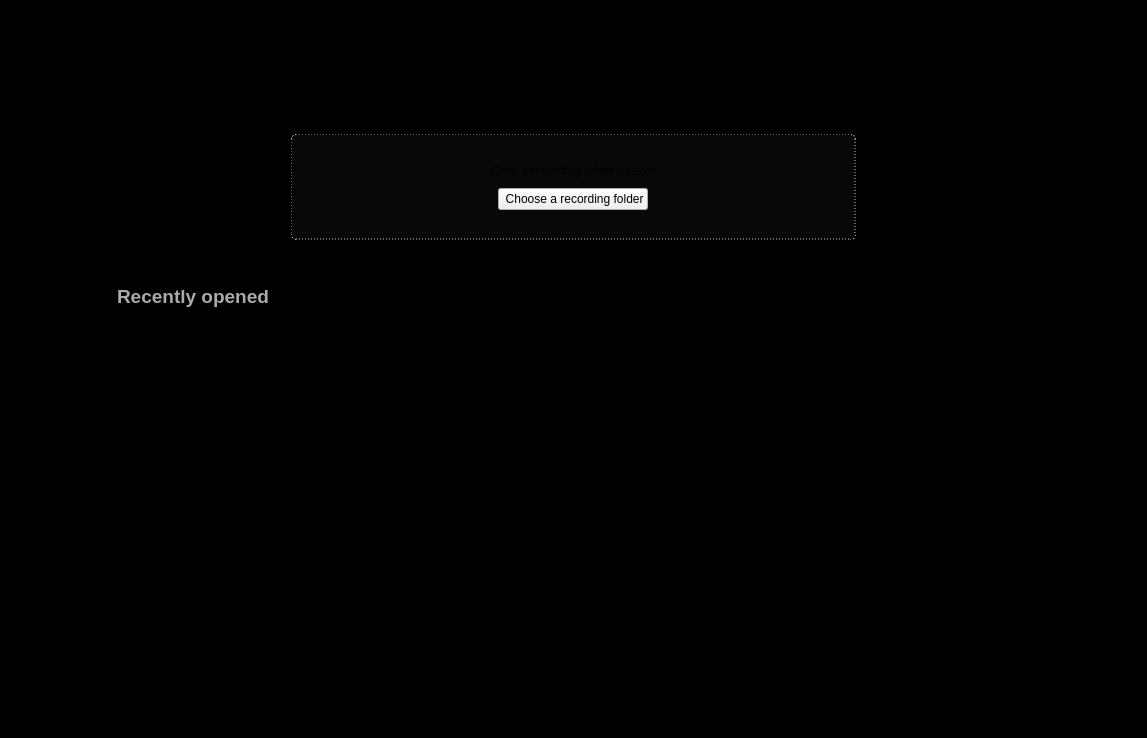
<?xml version="1.0" encoding="UTF-8"?>
<ui version="4.0">
 <class>Splash</class>
 <widget class="QWidget" name="Splash">
  <property name="geometry">
   <rect>
    <x>0</x>
    <y>0</y>
    <width>1147</width>
    <height>738</height>
   </rect>
  </property>
  <property name="acceptDrops">
   <bool>true</bool>
  </property>
  <property name="windowTitle">
   <string>Form</string>
  </property>
  <property name="styleSheet">
   <string notr="true">#content {
background: #000000;
}
#dropbox {
border: 1px dotted #ccc;
border-radius: 5px;
}
</string>
  </property>
  <layout class="QGridLayout" name="gridLayout">
   <property name="leftMargin">
    <number>0</number>
   </property>
   <property name="topMargin">
    <number>0</number>
   </property>
   <property name="rightMargin">
    <number>0</number>
   </property>
   <property name="bottomMargin">
    <number>0</number>
   </property>
   <item row="0" column="0">
    <widget class="QWidget" name="content" native="true">
     <property name="minimumSize">
      <size>
       <width>0</width>
       <height>300</height>
      </size>
     </property>
     <layout class="QVBoxLayout" name="verticalLayout_3" stretch="1,0,3,1">
      <item>
       <widget class="QLabel" name="label">
        <property name="styleSheet">
         <string notr="true">font-size: 30pt; font-weight: bold; margin-bottom: 20px;</string>
        </property>
        <property name="text">
         <string>Welcome to Neon Player!</string>
        </property>
        <property name="alignment">
         <set>Qt::AlignmentFlag::AlignBottom|Qt::AlignmentFlag::AlignHCenter</set>
        </property>
       </widget>
      </item>
      <item>
       <layout class="QHBoxLayout" name="horizontalLayout" stretch="1,2,1">
        <item>
         <spacer name="horizontalSpacer">
          <property name="orientation">
           <enum>Qt::Orientation::Horizontal</enum>
          </property>
          <property name="sizeHint" stdset="0">
           <size>
            <width>40</width>
            <height>20</height>
           </size>
          </property>
         </spacer>
        </item>
        <item>
         <widget class="QWidget" name="dropbox" native="true">
          <property name="sizePolicy">
           <sizepolicy hsizetype="Preferred" vsizetype="Fixed">
            <horstretch>0</horstretch>
            <verstretch>0</verstretch>
           </sizepolicy>
          </property>
          <property name="maximumSize">
           <size>
            <width>870</width>
            <height>16777215</height>
           </size>
          </property>
          <property name="styleSheet">
           <string notr="true">#dropbox { background: #080808; border: 1px dotted #ccc; border-radius: 5px; }</string>
          </property>
          <layout class="QVBoxLayout" name="verticalLayout_2">
           <property name="spacing">
            <number>10</number>
           </property>
           <property name="leftMargin">
            <number>10</number>
           </property>
           <property name="topMargin">
            <number>30</number>
           </property>
           <property name="rightMargin">
            <number>10</number>
           </property>
           <property name="bottomMargin">
            <number>30</number>
           </property>
           <item>
            <widget class="QLabel" name="label_3">
             <property name="text">
              <string>Drop a recording folder here or</string>
             </property>
             <property name="alignment">
              <set>Qt::AlignmentFlag::AlignCenter</set>
             </property>
            </widget>
           </item>
           <item alignment="Qt::AlignmentFlag::AlignHCenter">
            <widget class="QPushButton" name="browse_button">
             <property name="sizePolicy">
              <sizepolicy hsizetype="Maximum" vsizetype="Fixed">
               <horstretch>0</horstretch>
               <verstretch>0</verstretch>
              </sizepolicy>
             </property>
             <property name="text">
              <string> Choose a recording folder</string>
             </property>
             <property name="icon">
              <iconset theme="folder"/>
             </property>
             <property name="flat">
              <bool>false</bool>
             </property>
            </widget>
           </item>
          </layout>
         </widget>
        </item>
        <item>
         <spacer name="horizontalSpacer_2">
          <property name="orientation">
           <enum>Qt::Orientation::Horizontal</enum>
          </property>
          <property name="sizeHint" stdset="0">
           <size>
            <width>40</width>
            <height>20</height>
           </size>
          </property>
         </spacer>
        </item>
       </layout>
      </item>
      <item>
       <layout class="QHBoxLayout" name="recent_h_layout" stretch="1,10,1">
        <item>
         <spacer name="recent_spacer_l">
          <property name="orientation">
           <enum>Qt::Orientation::Horizontal</enum>
          </property>
         </spacer>
        </item>
        <item>
         <widget class="QWidget" name="recent_container" native="true">
          <layout class="QVBoxLayout" name="recent_v_layout">
           <item>
            <widget class="QLabel" name="recent_label">
             <property name="styleSheet">
              <string notr="true">font-size: 14pt; font-weight: bold; color: #aaa; margin-top: 30px;</string>
             </property>
             <property name="text">
              <string>Recently opened</string>
             </property>
            </widget>
           </item>
           <item>
            <widget class="QTableWidget" name="recent_table">
             <property name="styleSheet">
              <string notr="true">QTableWidget { 
    background-color: #000; 
    alternate-background-color: #080808;
    border: none; 
    gridline-color: transparent; 
    color: #ccc; 
    font-size: 11pt;
    outline: 0;
}
QTableWidget::item { 
    padding: 10px; 
    border-bottom: 1px solid #222;
}
QTableWidget::item:hover {
    background-color: #111;
}
QHeaderView::section {
    background-color: #000;
    color: #888;
    padding: 5px;
    border: none;
    border-bottom: 2px solid #333;
    font-weight: bold;
    font-size: 10pt;
}
</string>
             </property>
             <property name="editTriggers">
              <set>QAbstractItemView::EditTrigger::NoEditTriggers</set>
             </property>
             <property name="alternatingRowColors">
              <bool>true</bool>
             </property>
             <property name="selectionMode">
              <enum>QAbstractItemView::SelectionMode::SingleSelection</enum>
             </property>
             <property name="selectionBehavior">
              <enum>QAbstractItemView::SelectionBehavior::SelectRows</enum>
             </property>
             <property name="showGrid">
              <bool>false</bool>
             </property>
             <property name="sortingEnabled">
              <bool>true</bool>
             </property>
             <attribute name="horizontalHeaderStretchLastSection">
              <bool>true</bool>
             </attribute>
             <attribute name="verticalHeaderVisible">
              <bool>false</bool>
             </attribute>
            </widget>
           </item>
          </layout>
         </widget>
        </item>
        <item>
         <spacer name="recent_spacer_r">
          <property name="orientation">
           <enum>Qt::Orientation::Horizontal</enum>
          </property>
         </spacer>
        </item>
       </layout>
      </item>
      <item>
       <widget class="QLabel" name="logo">
        <property name="text">
         <string/>
        </property>
        <property name="pixmap">
         <pixmap>Primary-White-76px.png</pixmap>
        </property>
        <property name="alignment">
         <set>Qt::AlignmentFlag::AlignBottom|Qt::AlignmentFlag::AlignHCenter</set>
        </property>
       </widget>
      </item>
     </layout>
    </widget>
   </item>
  </layout>
 </widget>
 <resources/>
 <connections/>
</ui>
